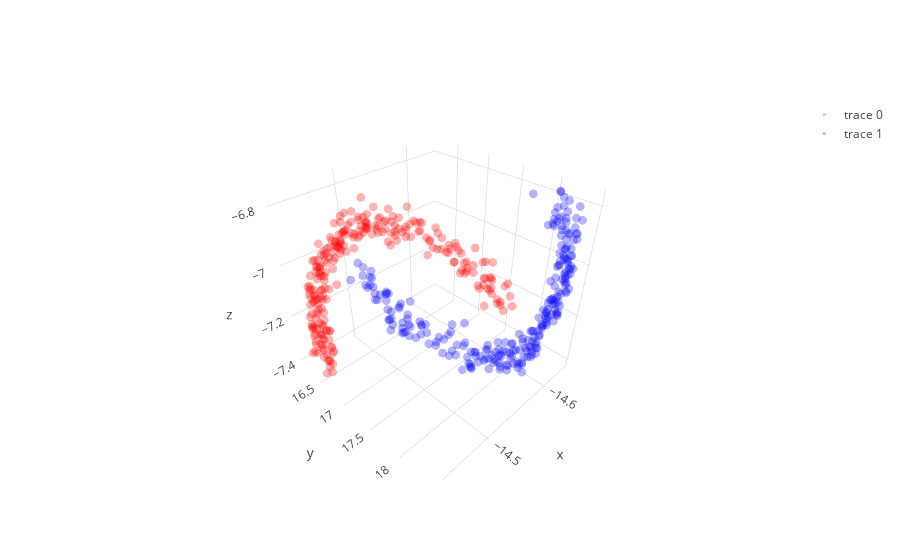

Write notebook code for a chart like this one.
### Code cell
# with all scale
expand_dim = 3
w1 = np.random.randn(2,expand_dim)
w2 = np.random.randn(expand_dim,1)
a  = np.ones(expand_dim); b = np.ones(expand_dim); c = np.zeros(expand_dim)

w1 = _sym_decorrelation(w1)
w2 = w2/(np.sqrt(np.sum(w2**2)))

temp_X = np.copy(X)
mini_batch_size = 10
for iter in range(2000):
    cum_loss = 0; temp_X   = shuffle(temp_X)
    
    for mini_batch in range(0,len(X),mini_batch_size):
        current_batch = temp_X[mini_batch:mini_batch+mini_batch_size]
        
        layer1  = current_batch @ w1
        layer1a = a*g(b*layer1)+c
        layer2  = layer1a       @ w2
        loss    = (w2.T @ layer1a.T @ layer1a @ w2).mean() + (w1.T @ current_batch.T @ current_batch @ w1).mean()
        
        grad2 = -2*layer1a.T @ layer1a @ w2 
        grad1a= -2*layer1a@w2@w2.T
        grada = grad1a*g(b*layer1)
        gradb = grad1a*a*g_grad(b*layer1)*layer1
        gradc = grad1a
        grad1 = current_batch.T @(grad1a*a*g_grad(b*layer1)*b) - 2*current_batch.T @ current_batch @ w1 

        w2 = w2 - 0.000000001  * grad2+ (1/(iter+1))*np.random.randn(expand_dim,1)
        a = a -   0.0000009    * grada.mean(0)+ (1/(iter+1))*np.random.randn(expand_dim)
        b = b -   0.0000009    * gradb.mean(0)+ (1/(iter+1))*np.random.randn(expand_dim)
        c = c -   0.00000009   * gradc.mean(0) + (1/(iter+1))*np.random.randn(expand_dim)
        w1 = w1 - 0.000000001  * grad1+ (1/(iter+1))*np.random.randn(2,expand_dim)
        
        w1 = _sym_decorrelation(w1)
        w2 = w2/(np.sqrt(np.sum(w2**2)))
        a  = (a-a.mean())/a.std()
        b  = (b-b.mean())/b.std()
#         c  = (c-c.mean())/c.std()
        cum_loss      = cum_loss + loss.mean()
        
    if iter%500==0:print('Iter : ',iter," Loss: ",cum_loss)

# projection
projected_mine = (a*g(b*(X @ w1))+c) @ w2

plt.figure(figsize=(20,5))
plt.subplot(1, 3, 1)
plt.scatter(X[y==0, 0], X[y==0, 1], color='red', alpha=0.5)
plt.scatter(X[y==1, 0], X[y==1, 1], color='blue', alpha=0.5)
plt.quiver(X.mean(0)[0], X.mean(0)[1], evector[0,0],evector[0,1], color=['b'], scale=2.5)
plt.quiver(X.mean(0)[0], X.mean(0)[1], evector[1,0],evector[1,1], color=['g'], scale=2.5)

plt.subplot(1, 3, 2,projection='3d')
one_layer_project = (a*g(b*(X @ w1))+c)
plt.scatter(one_layer_project[:,0],one_layer_project[:,1],one_layer_project[:,2], color='red')

plt.subplot(1, 3, 3)
plt.scatter(projected_mine[y==0], np.zeros((len(projected_mine)//2)),  color='red', alpha=0.05)
plt.scatter(projected_mine[y==1], np.zeros((len(projected_mine)//2)), color='blue', alpha=0.05)
plt.show()

trace1 = go.Scatter3d(
    x=one_layer_project[y==0,0],
    y=one_layer_project[y==0,1],
    z=one_layer_project[y==0,2],
    mode='markers',
    line=dict(color='red',width=0.5),
    marker=dict(size=3,opacity=0.3)
)
trace2 = go.Scatter3d(
    x=one_layer_project[y==1,0],
    y=one_layer_project[y==1,1],
    z=one_layer_project[y==1,2],
    mode='markers',
    line=dict(color='blue',width=0.5),
    marker=dict(size=3,opacity=0.3)
)
data = [trace1,trace2]
fig  = go.Figure(data=data)
iplot(fig)

### Figure 1 — Plotly figure (JSON) as saved in the notebook; plotly's stock layout.template omitted (floating-point values rounded to 4 significant figures; data arrays with more than 128 entries replaced by an {"elided": "..."} marker saying what was removed)
{"data": [{"line": {"color": "red", "width": 0.5}, "marker": {"opacity": 0.3, "size": 3}, "mode": "markers", "type": "scatter3d", "uid": "c2588d21-38c4-4c52-bd52-005c3602ac63", "x": {"elided": "250 float values"}, "y": {"elided": "250 float values"}, "z": {"elided": "250 float values"}}, {"line": {"color": "blue", "width": 0.5}, "marker": {"opacity": 0.3, "size": 3}, "mode": "markers", "type": "scatter3d", "uid": "2f908b65-287f-4b4d-823a-ce5e049f834f", "x": {"elided": "250 float values"}, "y": {"elided": "250 float values"}, "z": {"elided": "250 float values"}}], "layout": {}}
